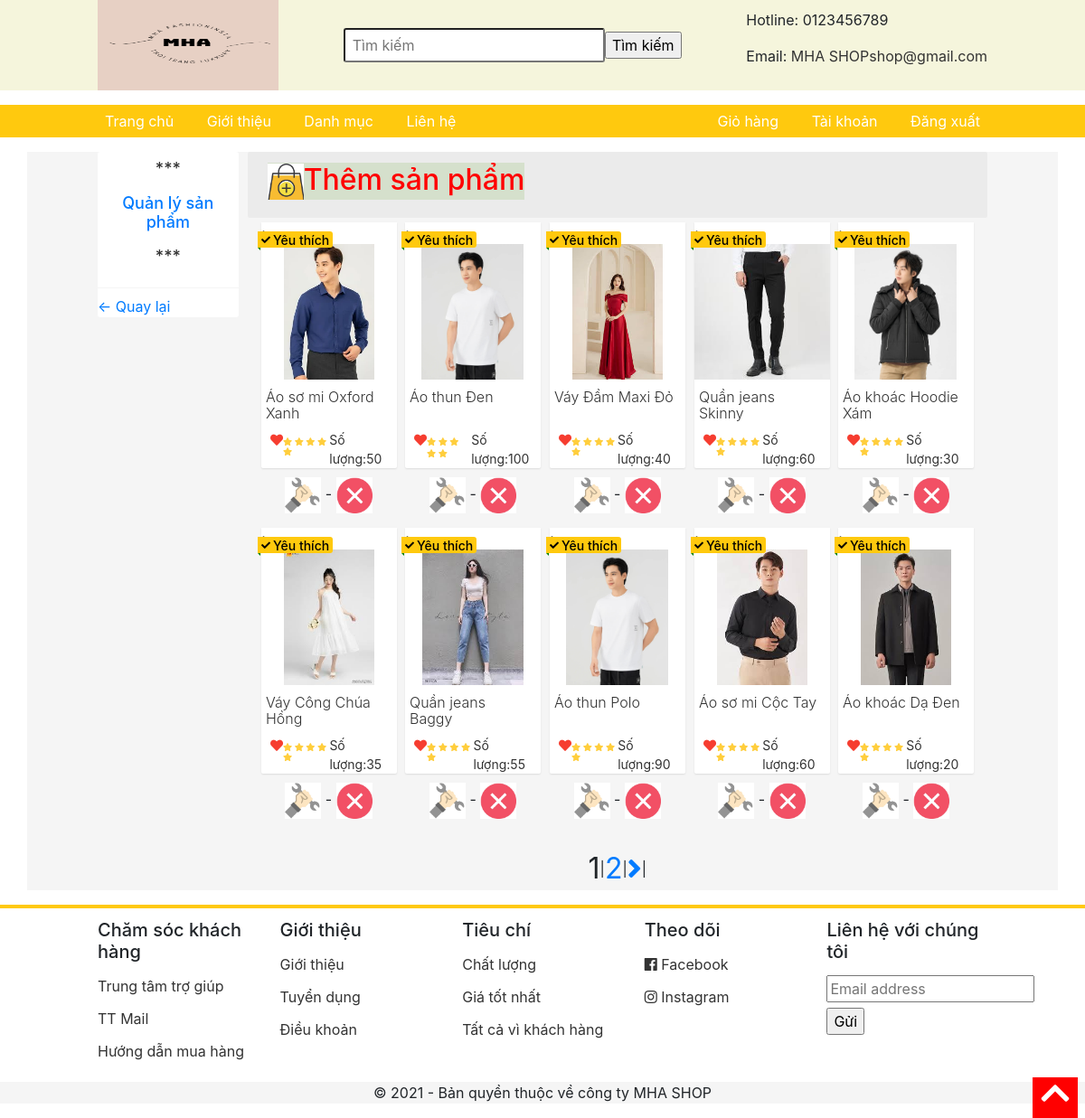
Screenshot of /sanpham/quanlysp.php (signed in) with the database file from the repository.
### tables this page shows
CREATE TABLE `sanpham` (
  `id` int(11) NOT NULL,
  `tensp` varchar(100) NOT NULL,
  `giasp` int(100) NOT NULL,
  `mota` varchar(1000) NOT NULL,
  `hinhanh` varchar(100) NOT NULL,
  `soluong` int(100) NOT NULL,
  `size` varchar(100) NOT NULL,
  `mau` varchar(100) NOT NULL,
  `iddanhmuc` int(100) NOT NULL
);

### sanpham/quanlysp.php (the view, shortened to what this page needs)
<html>
<head>
	<link rel="stylesheet" type="text/css" href="../css/grid.css">
	<link rel="stylesheet" type="text/css" href="../css/responsive.css">
	<link rel="stylesheet" type="text/css" href="../main.css">
	<link rel="stylesheet" href="https://use.fontawesome.com/releases/v5.7.0/css/all.css">
	<link rel="stylesheet" href="https://maxcdn.bootstrapcdn.com/bootstrap/4.5.2/css/bootstrap.min.css">
</head>
<body>
<form action="timkiem.php" method="POST">
	<div class="app">
		<div class="header">
			<div class="grid wide">
				<div class="header-main">
					<div class="logo">
						<a href="../index.php"><img src="../img/LOGO1.png" width="200" height="100"></a>
					</div>
					<div class="search">
						<input type="text" name="s" class="search-bar" placeholder="Tìm kiếm">
						<input type="submit" value="Tìm kiếm">
					</div>
					<div class="contact">
						<p>Hotline: 0123456789</p>
						<p>Email: <a href="mailto:MHA SHOPshop@gmail.com" style="color: #333;">MHA SHOPshop@gmail.com</a></p>
					</div>
				</div>
			</div>
		</div>
		</form>
		<div class="navigation-bar">
			<ul class="navbar-list">
				<li class="navbar-item"><a href="index.php" class="navbar-link">Trang chủ</a></li>
				<li class="navbar-item"><a href="./pages/gioithieu.php" class="navbar-link">Giới thiệu</a></li>
				<li class="navbar-item navbar-item-category">
					<a href="" class="navbar-link">Danh mục</a>
				</li>
				<li class="navbar-item"><a href="../pages/lienhe.php" class="navbar-link">Liên hệ</a></li>
			</ul>
			<ul class="navbar-list">
				<li class="navbar-item"><a href="../pages/giohang.php" class="navbar-link">Giỏ hàng</a></li>
				<li class="navbar-item"><a href="../taikhoan.php" class="navbar-link">Tài khoản</a></li>
				<li class="navbar-item"><a href="../pages/dangxuat.php" class="navbar-link">Đăng xuất</a></li>
			</ul>
		</div>
		<div class="container">
			<div class="grid wide">
				<div class="row sm-gutter grid-content">
					<div class="column l-2 me-0 s-0">
						<nav class="category">
							<h3 class="category-heading" align="center">
								<p >***</p>
								<a href="">Quản lý sản phẩm</a>
								<p >***</p>
							</h3>
							<ul class="category-list">
								<li class="category-item category-item--active">
									<a href="../admin.php" ><- Quay lại </a>
								</li>
							</ul>
						</nav>
					</div>
					<div class="column l-10 me-12 s-12">
						<div class="home-filter">
							<span class="label" style="margin-right: 16px;">
								<h2 style="background-color: D5E0CC;">
									<a href="themsp.php" style="color: red;">
										<img src="../img/them.jpg" alt="" width="40px" height="40px">Thêm sản phẩm
									</a>
								</h2>
							</span>
						</div>
						<?php
        $conn = mysqli_connect('localhost', 'root', '', 'dacs2');
        $result = mysqli_query($conn, 'select count(id) as total from sanpham');
        $row = mysqli_fetch_assoc($result);
        $total_records = $row['total'];
        $current_page = isset($_GET['page']) ? $_GET['page'] : 1;
        $limit = 10;
        $total_page = ceil($total_records / $limit);
        $start = ($current_page - 1) * $limit;
        $result = mysqli_query($conn, "SELECT * FROM sanpham LIMIT $start, $limit");
        ?>
						<div class="home-product">
						<div class="row sm-gutter">
						<?php
							while($row=mysqli_fetch_array($result)){
								if ($row['soluong'] > 0){
							echo '<div class="column l-2-4 me-4 s-6" >
							<a class="home-product-item" href="../pages/sanpham.php?id= '.$row['id'].'">>
								<div class="home-product-item__img" style="background-image:url(../'.$row['hinhanh'] .')">
								</div>
								<h4 class="home-product-item__name">'.$row['tensp'].'</h4>
								<div class="home-product-item__action">
									<span class="home-product-item__like home-product-item__liked">
										<i class="home-product-item__like-none far fa-heart"></i>
										<i class="home-product-item__like-fill fas fa-heart"></i>
									</span>
									<div class="home-product-item__rating">
										<i class="home-product-item__star-gold fas fa-star"></i>
										<i class="home-product-item__star-gold fas fa-star"></i>
										<i class="home-product-item__star-gold fas fa-star"></i>
										<i class="home-product-item__star-gold fas fa-star"></i>
										<i class="home-product-item__star-gold fas fa-star"></i>
									</div>
									<span class="home-product-item__sold">Số lượng:'.$row['soluong'].'</span>
								</div>
								<div class="home-product-item__favorite">
									<i class="home-product-item__favorite-icon fas fa-check"></i>
									<span>Yêu thích</span>
								</div>
							</a>
							<ul class="pagination">
								<li>
								<a href="../sanpham/suasp.php?id= '.$row['id'].'"><img src="../img/sua.jpg" alt="" width="40px" height="40px"></a>
								 - <a href="../sanpham/xoasp.php?id= '.$row['id'].'"style ="color: red	" ><img src="../img/thungrac.jpg" alt="" width="40px" height="40px"></a>
								</li>
							</ul>
						</div>';}
						}
						?>
								</div>
								</div>
						<div class="pagination">
           <?php
            for ($i = 1; $i <= $total_page; $i++){
                if ($i == $current_page){
                    echo '<span><font size="6px">'.$i.'</font></span> | ';
                }
                else{
                    echo '<a href="../sanpham/quanlysp.php?page='.$i.'"><font size="6px">'.$i.'</font></a> | ';
                }
            }
            if ($current_page < $total_page && $total_page > 1){
                echo '<a href="../sanpham/quanlysp.php?page='.($current_page+1).'">  <font size="6px">
					<i class="page-control-icon fas fa-angle-right"></i></font></a> | ';
            }
           ?>
        </div>
							</div>
						</div>
					</div>
				</div>
		<div class="footer">
			<div class="grid wide">
				<div class="row">
					<div class="column l-2-4 me-4 s-6">
						<h3 class="footer__heading">Chăm sóc khách hàng</h3>
						<ul class="footer-list">
							<li class="footer-item">
								<a href="" class="footer-item-link">Trung tâm trợ giúp</a>
							</li>
							<li class="footer-item">
								<a href="" class="footer-item-link">TT Mail</a>
							</li>
							<li class="footer-item">
								<a href="" class="footer-item-link">Hướng dẫn mua hàng</a>
							</li>
						</ul>
					</div>
					<div class="column l-2-4 me-4 s-6">
						<h3 class="footer__heading">Giới thiệu</h3>
						<ul class="footer-list">
							<li class="footer-item">
								<a href="" class="footer-item-link">Giới thiệu</a>
							</li>
							<li class="footer-item">
								<a href="" class="footer-item-link">Tuyển dụng</a>
							</li>
							<li class="footer-item">
								<a href="" class="footer-item-link">Điều khoản</a>
							</li>
						</ul>
					</div>
					<div class="column l-2-4 me-4 s-6">
						<h3 class="footer__heading">Tiêu chí</h3>
						<ul class="footer-list">
							<li class="footer-item">
								<a  class="footer-item-link">Chất lượng</a>
							</li>
							<li class="footer-item">
								<a  class="footer-item-link">Giá tốt nhất</a>
							</li>
							<li class="footer-item">
								<a  class="footer-item-link">Tất cả vì khách hàng</a>
							</li>
						</ul>
					</div>
					<div class="column l-2-4 me-4 s-6">
						<h3 class="footer__heading">Theo dõi</h3>
						<ul class="footer-list">
							<li class="footer-item">
								<a href="" class="footer-item-link">
									<i class="fab fa-facebook"></i>
									Facebook
								</a>
							</li>
							<li class="footer-item">
								<a href="" class="footer-item-link">
									<i class="fab fa-instagram"></i>
									Instagram
								</a>
							</li>
						</ul>
					</div>
					<div class="column l-2-4 me-4 s-6">
						<h3 class="footer__heading">Liên hệ với chúng tôi</h3>
						<input class="footer__input" type="text" placeholder="Email address">
						<input type="submit" value="Gửi">
					</div>
				</div>
			</div>
			<div class="footer__bottom">
				<div class="grid wide">
					<p>© 2021 - Bản quyền thuộc về công ty MHA SHOP</p>
				</div>
			</div>
		</div>
		<div class="scroll-to-top" onclick="scrollToTop();">
			<i class="scroll-to-top-icon fas fa-chevron-up"></i>
		</div>
</body>
</html>

### css/grid.css (style rules this page uses)
.grid { width: 100%; display: block; padding: 0; }
.grid.wide { max-width: 1200px; margin: 0 auto; }
.row { display: flex; flex-wrap: wrap; margin-left: -4px; margin-right: -4px; }
.column { padding-left: 4px; padding-right: 4px; }
.s-0 { display: none; }
.s-6 { flex: 0 0 50%; max-width: 50%; }
.s-12 { flex: 0 0 100%; max-width: 100%; }
@media (min-width: 740px) { .row { margin-left: -8px; margin-right: -8px; } }
@media (min-width: 740px) { .column { padding-left: 8px; padding-right: 8px; } }
@media (min-width: 740px) { .me-0 { display: none; } }
@media (min-width: 740px) { .me-1, .me-2, .me-3, .me-4, .me-5, .me-6, .me-7, .me-8, .me-9, .me-10, .me-11, .me-12 { display: block; } }
@media (min-width: 740px) { .me-4 { flex: 0 0 33.33333%; max-width: 33.33333%; } }
@media (min-width: 740px) { .me-12 { flex: 0 0 100%; max-width: 100%; } }
@media (min-width: 1113px) { .row { margin-left: -12px; margin-right: -12px; } }
@media (min-width: 1113px) { .row.sm-gutter { margin-left: -5px; margin-right: -5px; } }
@media (min-width: 1113px) { .column { padding-left: 12px; padding-right: 12px; } }
@media (min-width: 1113px) { .row.sm-gutter .column { padding-left: 5px; padding-right: 5px; } }
@media (min-width: 1113px) { .l-1, .l-2, .l-2-4, .l-3, .l-4, .l-5, .l-6, .l-7, .l-8, .l-9, .l-10, .l-11, .l-12 { display: block; } }
@media (min-width: 1113px) { .l-2 { flex: 0 0 16.66667% !important; max-width: 16.66667%; } }
@media (min-width: 1113px) { .column.l-2-4 { flex: 0 0 20%; max-width: 20%; } }
@media (min-width: 1113px) { .l-10 { flex: 0 0 83.33333%; max-width: 83.33333%; } }
@media (min-width: 1024px) and (max-width: 1239px) { .wide { width: 984px; } }
@media (min-width: 1024px) and (max-width: 1239px) { .wide .row { margin-left: -12px; margin-right: -12px; } }
@media (min-width: 1024px) and (max-width: 1239px) { .wide .row.sm-gutter { margin-left: -5px; margin-right: -5px; } }
@media (min-width: 1024px) and (max-width: 1239px) { .wide .column { padding-left: 12px; padding-right: 12px; } }
@media (min-width: 1024px) and (max-width: 1239px) { .wide .row.sm-gutter .column { padding-left: 5px; padding-right: 5px; } }
@media (min-width: 1024px) and (max-width: 1239px) { .wide .l-1, .wide .l-2, .wide .l-2-4, .wide .l-3, .wide .l-4, .wide .l-5, .wide .l-6, .wide .l-7, .wide .l-8, .wide .l-9, .wide .l-10, .wide .l-11, .wide .l-12 { display: block; } }
@media (min-width: 1024px) and (max-width: 1239px) { .wide .l-2 { flex: 0 0 16.66667%; max-width: 16.66667%; } }
@media (min-width: 1024px) and (max-width: 1239px) { .wide .l-2-4 { flex: 0 0 20%; max-width: 20%; } }
@media (min-width: 1024px) and (max-width: 1239px) { .wide .l-10 { flex: 0 0 83.33333%; max-width: 83.33333%; } }

### rows the page displays
sanpham: hinhanh (picture), tensp "Áo sơ mi Oxford Xanh", soluong "50"
sanpham: hinhanh (picture), tensp "Áo thun Đen", soluong "100"
sanpham: hinhanh (picture), tensp "Váy Đầm Maxi Đỏ", soluong "40"
sanpham: hinhanh (picture), tensp "Quần jeans Skinny", soluong "60"
sanpham: hinhanh (picture), tensp "Áo khoác Hoodie Xám", soluong "30"
sanpham: hinhanh (picture), tensp "Váy Công Chúa Hồng", soluong "35"
sanpham: hinhanh (picture), tensp "Quần jeans Baggy", soluong "55"
sanpham: hinhanh (picture), tensp "Áo thun Polo", soluong "90"
sanpham: hinhanh (picture), tensp "Áo sơ mi Cộc Tay", soluong "60"
sanpham: hinhanh (picture), tensp "Áo khoác Dạ Đen", soluong "20"
